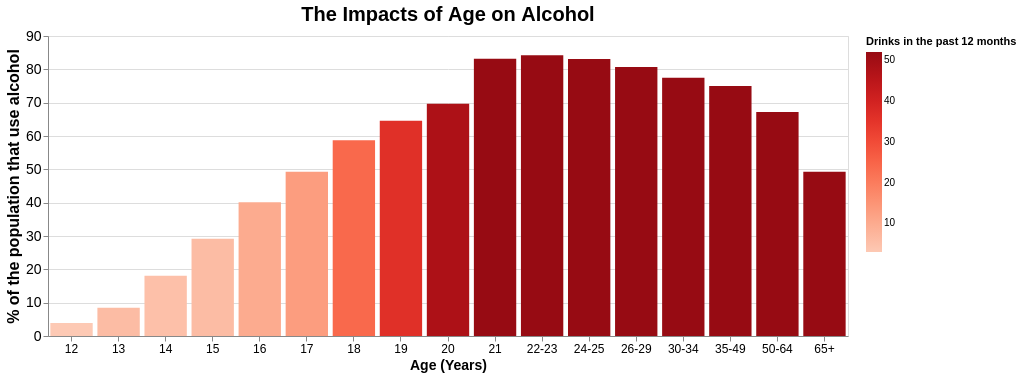

Notebook code cell kept with this figure:
### Code cell
#lets examine the relationship between alcohol use and age
AgeAlcohol = alt.Chart(data).encode(
x = alt.X('age',title = 'Age (Years)',axis=alt.Axis(labelAngle=0, labelFontSize=12, titleFontSize=14)),
y = alt.Y('alcohol_use', title = '% of the population that use alcohol',axis=alt.Axis(labelAngle=0, labelFontSize=14, titleFontSize=16)),
color = alt.Color('alcohol_frequency',title = 'Drinks in the past 12 months', scale = alt.Scale(scheme = 'reds')),
tooltip = ['age','alcohol_use','alcohol_frequency'])

AgeAlcohol.mark_bar().properties(width = 800, height = 300, title = {'text':'The Impacts of Age on Alcohol', 'fontSize':20}).interactive()

### Figure 1 — Vega-Lite specification as saved in the notebook (floating-point values rounded to 4 significant figures)
{"config": {"view": {"continuousWidth": 300, "continuousHeight": 300}}, "data": {"name": "data-e4294b6aa3051d35c736dcfaa76594c2"}, "mark": {"type": "bar"}, "encoding": {"color": {"field": "alcohol_frequency", "scale": {"scheme": "reds"}, "title": "Drinks in the past 12 months", "type": "quantitative"}, "tooltip": [{"field": "age", "type": "nominal"}, {"field": "alcohol_use", "type": "quantitative"}, {"field": "alcohol_frequency", "type": "quantitative"}], "x": {"axis": {"labelAngle": 0, "labelFontSize": 12, "titleFontSize": 14}, "field": "age", "title": "Age (Years)", "type": "nominal"}, "y": {"axis": {"labelAngle": 0, "labelFontSize": 14, "titleFontSize": 16}, "field": "alcohol_use", "title": "% of the population that use alcohol", "type": "quantitative"}}, "height": 300, "params": [{"name": "param_1e9efca18e7a2868", "select": {"type": "interval", "encodings": ["x", "y"]}, "bind": "scales"}], "title": {"text": "The Impacts of Age on Alcohol", "fontSize": 20}, "width": 800, "$schema": "https://vega.github.io/schema/vega-lite/v6.4.1.json", "datasets": {"data-e4294b6aa3051d35c736dcfaa76594c2": [{"age": "12", "n": 2798, "alcohol_use": 3.9, "alcohol_frequency": 3.0, "marijuana_use": 1.1, "marijuana_frequency": 4.0, "cocaine_use": 0.1, "cocaine_frequency": "5.0", "crack_use": 0.0, "crack_frequency": "-", "heroin_use": 0.1, "heroin_frequency": "35.5", "hallucinogen_use": 0.2, "hallucinogen_frequency": 52.0, "inhalant_use": 1.6, "inhalant_frequency": "19.0", "pain_releiver_use": 2.0, "pain_releiver_frequency": 36.0, "oxycontin_use": 0.1, "oxycontin_frequency": "24.5", "tranquilizer_use": 0.2, "tranquilizer_frequency": 52.0, "stimulant_use": 0.2, "stimulant_frequency": 2.0, "meth_use": 0.0, "meth_frequency": "-", "sedative_use": 0.2, "sedative_frequency": 13.0}, {"age": "13", "n": 2757, "alcohol_use": 8.5, "alcohol_frequency": 6.0, "marijuana_use": 3.4, "marijuana_frequency": 15.0, "cocaine_use": 0.1, "cocaine_frequency": "1.0", "crack_use": 0.0, "crack_frequency": "3.0", "heroin_use": 0.0, "heroin_frequency": "-", "hallucinogen_use": 0.6, "hallucinogen_frequency": 6.0, "inhalant_use": 2.5, "inhalant_frequency": "12.0", "pain_releiver_use": 2.4, "pain_releiver_frequency": 14.0, "oxycontin_use": 0.1, "oxycontin_frequency": "41.0", "tranquilizer_use": 0.3, "tranquilizer_frequency": 25.5, "stimulant_use": 0.3, "stimulant_frequency": 4.0, "meth_use": 0.1, "meth_frequency": "5.0", "sedative_use": 0.1, "sedative_frequency": 19.0}, {"age": "14", "n": 2792, "alcohol_use": 18.1, "alcohol_frequency": 5.0, "marijuana_use": 8.7, "marijuana_frequency": 24.0, "cocaine_use": 0.1, "cocaine_frequency": "5.5", "crack_use": 0.0, "crack_frequency": "-", "heroin_use": 0.1, "heroin_frequency": "2.0", "hallucinogen_use": 1.6, "hallucinogen_frequency": 3.0, "inhalant_use": 2.6, "inhalant_frequency": "5.0", "pain_releiver_use": 3.9, "pain_releiver_frequency": 12.0, "oxycontin_use": 0.4, "oxycontin_frequency": "4.5", "tranquilizer_use": 0.9, "tranquilizer_frequency": 5.0, "stimulant_use": 0.8, "stimulant_frequency": 12.0, "meth_use": 0.1, "meth_frequency": "24.0", "sedative_use": 0.2, "sedative_frequency": 16.5}, {"age": "15", "n": 2956, "alcohol_use": 29.2, "alcohol_frequency": 6.0, "marijuana_use": 14.5, "marijuana_frequency": 25.0, "cocaine_use": 0.5, "cocaine_frequency": "4.0", "crack_use": 0.1, "crack_frequency": "9.5", "heroin_use": 0.2, "heroin_frequency": "1.0", "hallucinogen_use": 2.1, "hallucinogen_frequency": 4.0, "inhalant_use": 2.5, "inhalant_frequency": "5.5", "pain_releiver_use": 5.5, "pain_releiver_frequency": 10.0, "oxycontin_use": 0.8, "oxycontin_frequency": "3.0", "tranquilizer_use": 2.0, "tranquilizer_frequency": 4.5, "stimulant_use": 1.5, "stimulant_frequency": 6.0, "meth_use": 0.3, "meth_frequency": "10.5", "sedative_use": 0.4, "sedative_frequency": 30.0}, {"age": "16", "n": 3058, "alcohol_use": 40.1, "alcohol_frequency": 10.0, "marijuana_use": 22.5, "marijuana_frequency": 30.0, "cocaine_use": 1.0, "cocaine_frequency": "7.0", "crack_use": 0.0, "crack_frequency": "1.0", "heroin_use": 0.1, "heroin_frequency": "66.5", "hallucinogen_use": 3.4, "hallucinogen_frequency": 3.0, "inhalant_use": 3.0, "inhalant_frequency": "3.0", "pain_releiver_use": 6.2, "pain_releiver_frequency": 7.0, "oxycontin_use": 1.1, "oxycontin_frequency": "4.0", "tranquilizer_use": 2.4, "tranquilizer_frequency": 11.0, "stimulant_use": 1.8, "stimulant_frequency": 9.5, "meth_use": 0.3, "meth_frequency": "36.0", "sedative_use": 0.2, "sedative_frequency": 3.0}, {"age": "17", "n": 3038, "alcohol_use": 49.3, "alcohol_frequency": 13.0, "marijuana_use": 28.0, "marijuana_frequency": 36.0, "cocaine_use": 2.0, "cocaine_frequency": "5.0", "crack_use": 0.1, "crack_frequency": "21.0", "heroin_use": 0.1, "heroin_frequency": "64.0", "hallucinogen_use": 4.8, "hallucinogen_frequency": 3.0, "inhalant_use": 2.0, "inhalant_frequency": "4.0", "pain_releiver_use": 8.5, "pain_releiver_frequency": 9.0, "oxycontin_use": 1.4, "oxycontin_frequency": "6.0", "tranquilizer_use": 3.5, "tranquilizer_frequency": 7.0, "stimulant_use": 2.8, "stimulant_frequency": 9.0, "meth_use": 0.6, "meth_frequency": "48.0", "sedative_use": 0.5, "sedative_frequency": 6.5}, {"age": "18", "n": 2469, "alcohol_use": 58.7, "alcohol_frequency": 24.0, "marijuana_use": 33.7, "marijuana_frequency": 52.0, "cocaine_use": 3.2, "cocaine_frequency": "5.0", "crack_use": 0.4, "crack_frequency": "10.0", "heroin_use": 0.4, "heroin_frequency": "46.0", "hallucinogen_use": 7.0, "hallucinogen_frequency": 4.0, "inhalant_use": 1.8, "inhalant_frequency": "4.0", "pain_releiver_use": 9.2, "pain_releiver_frequency": 12.0, "oxycontin_use": 1.7, "oxycontin_frequency": "7.0", "tranquilizer_use": 4.9, "tranquilizer_frequency": 12.0, "stimulant_use": 3.0, "stimulant_frequency": 8.0, "meth_use": 0.5, "meth_frequency": "12.0", "sedative_use": 0.4, "sedative_frequency": 10.0}, {"age": "19", "n": 2223, "alcohol_use": 64.6, "alcohol_frequency": 36.0, "marijuana_use": 33.4, "marijuana_frequency": 60.0, "cocaine_use": 4.1, "cocaine_frequency": "5.5", "crack_use": 0.5, "crack_frequency": "2.0", "heroin_use": 0.5, "heroin_frequency": "180.0", "hallucinogen_use": 8.6, "hallucinogen_frequency": 3.0, "inhalant_use": 1.4, "inhalant_frequency": "3.0", "pain_releiver_use": 9.4, "pain_releiver_frequency": 12.0, "oxycontin_use": 1.5, "oxycontin_frequency": "7.5", "tranquilizer_use": 4.2, "tranquilizer_frequency": 4.5, "stimulant_use": 3.3, "stimulant_frequency": 6.0, "meth_use": 0.4, "meth_frequency": "105.0", "sedative_use": 0.3, "sedative_frequency": 6.0}, {"age": "20", "n": 2271, "alcohol_use": 69.7, "alcohol_frequency": 48.0, "marijuana_use": 34.0, "marijuana_frequency": 60.0, "cocaine_use": 4.9, "cocaine_frequency": "8.0", "crack_use": 0.6, "crack_frequency": "5.0", "heroin_use": 0.9, "heroin_frequency": "45.0", "hallucinogen_use": 7.4, "hallucinogen_frequency": 2.0, "inhalant_use": 1.5, "inhalant_frequency": "4.0", "pain_releiver_use": 10.0, "pain_releiver_frequency": 10.0, "oxycontin_use": 1.7, "oxycontin_frequency": "12.0", "tranquilizer_use": 5.4, "tranquilizer_frequency": 10.0, "stimulant_use": 4.0, "stimulant_frequency": 12.0, "meth_use": 0.9, "meth_frequency": "12.0", "sedative_use": 0.5, "sedative_frequency": 4.0}, {"age": "21", "n": 2354, "alcohol_use": 83.2, "alcohol_frequency": 52.0, "marijuana_use": 33.0, "marijuana_frequency": 52.0, "cocaine_use": 4.8, "cocaine_frequency": "5.0", "crack_use": 0.5, "crack_frequency": "17.0", "heroin_use": 0.6, "heroin_frequency": "30.0", "hallucinogen_use": 6.3, "hallucinogen_frequency": 4.0, "inhalant_use": 1.4, "inhalant_frequency": "2.0", "pain_releiver_use": 9.0, "pain_releiver_frequency": 15.0, "oxycontin_use": 1.3, "oxycontin_frequency": "13.5", "tranquilizer_use": 3.9, "tranquilizer_frequency": 7.0, "stimulant_use": 4.1, "stimulant_frequency": 10.0, "meth_use": 0.6, "meth_frequency": "2.0", "sedative_use": 0.3, "sedative_frequency": 9.0}, {"age": "22-23", "n": 4707, "alcohol_use": 84.2, "alcohol_frequency": 52.0, "marijuana_use": 28.4, "marijuana_frequency": 52.0, "cocaine_use": 4.5, "cocaine_frequency": "5.0", "crack_use": 0.5, "crack_frequency": "5.0", "heroin_use": 1.1, "heroin_frequency": "57.5", "hallucinogen_use": 5.2, "hallucinogen_frequency": 3.0, "inhalant_use": 1.0, "inhalant_frequency": "4.0", "pain_releiver_use": 10.0, "pain_releiver_frequency": 15.0, "oxycontin_use": 1.7, "oxycontin_frequency": "17.5", "tranquilizer_use": 4.4, "tranquilizer_frequency": 12.0, "stimulant_use": 3.6, "stimulant_frequency": 10.0, "meth_use": 0.6, "meth_frequency": "46.0", "sedative_use": 0.2, "sedative_frequency": 52.0}, {"age": "24-25", "n": 4591, "alcohol_use": 83.1, "alcohol_frequency": 52.0, "marijuana_use": 24.9, "marijuana_frequency": 60.0, "cocaine_use": 4.0, "cocaine_frequency": "6.0", "crack_use": 0.5, "crack_frequency": "6.0", "heroin_use": 0.7, "heroin_frequency": "88.0", "hallucinogen_use": 4.5, "hallucinogen_frequency": 2.0, "inhalant_use": 0.8, "inhalant_frequency": "2.0", "pain_releiver_use": 9.0, "pain_releiver_frequency": 15.0, "oxycontin_use": 1.3, "oxycontin_frequency": "20.0", "tranquilizer_use": 4.3, "tranquilizer_frequency": 10.0, "stimulant_use": 2.6, "stimulant_frequency": 10.0, "meth_use": 0.7, "meth_frequency": "21.0", "sedative_use": 0.2, "sedative_frequency": 17.5}, {"age": "26-29", "n": 2628, "alcohol_use": 80.7, "alcohol_frequency": 52.0, "marijuana_use": 20.8, "marijuana_frequency": 52.0, "cocaine_use": 3.2, "cocaine_frequency": "5.0", "crack_use": 0.4, "crack_frequency": "6.0", "heroin_use": 0.6, "heroin_frequency": "50.0", "hallucinogen_use": 3.2, "hallucinogen_frequency": 3.0, "inhalant_use": 0.6, "inhalant_frequency": "4.0", "pain_releiver_use": 8.3, "pain_releiver_frequency": 13.0, "oxycontin_use": 1.2, "oxycontin_frequency": "13.5", "tranquilizer_use": 4.2, "tranquilizer_frequency": 10.0, "stimulant_use": 2.3, "stimulant_frequency": 7.0, "meth_use": 0.6, "meth_frequency": "30.0", "sedative_use": 0.4, "sedative_frequency": 4.0}, {"age": "30-34", "n": 2864, "alcohol_use": 77.5, "alcohol_frequency": 52.0, "marijuana_use": 16.4, "marijuana_frequency": 72.0, "cocaine_use": 2.1, "cocaine_frequency": "8.0", "crack_use": 0.5, "crack_frequency": "15.0", "heroin_use": 0.4, "heroin_frequency": "66.0", "hallucinogen_use": 1.8, "hallucinogen_frequency": 2.0, "inhalant_use": 0.4, "inhalant_frequency": "3.5", "pain_releiver_use": 5.9, "pain_releiver_frequency": 22.0, "oxycontin_use": 0.9, "oxycontin_frequency": "46.0", "tranquilizer_use": 3.6, "tranquilizer_frequency": 8.0, "stimulant_use": 1.4, "stimulant_frequency": 12.0, "meth_use": 0.4, "meth_frequency": "54.0", "sedative_use": 0.4, "sedative_frequency": 10.0}, {"age": "35-49", "n": 7391, "alcohol_use": 75.0, "alcohol_frequency": 52.0, "marijuana_use": 10.4, "marijuana_frequency": 48.0, "cocaine_use": 1.5, "cocaine_frequency": "15.0", "crack_use": 0.5, "crack_frequency": "48.0", "heroin_use": 0.1, "heroin_frequency": "280.0", "hallucinogen_use": 0.6, "hallucinogen_frequency": 3.0, "inhalant_use": 0.3, "inhalant_frequency": "10.0", "pain_releiver_use": 4.2, "pain_releiver_frequency": 12.0, "oxycontin_use": 0.3, "oxycontin_frequency": "12.0", "tranquilizer_use": 1.9, "tranquilizer_frequency": 6.0, "stimulant_use": 0.6, "stimulant_frequency": 24.0, "meth_use": 0.2, "meth_frequency": "104.0", "sedative_use": 0.3, "sedative_frequency": 10.0}, {"age": "50-64", "n": 3923, "alcohol_use": 67.2, "alcohol_frequency": 52.0, "marijuana_use": 7.3, "marijuana_frequency": 52.0, "cocaine_use": 0.9, "cocaine_frequency": "36.0", "crack_use": 0.4, "crack_frequency": "62.0", "heroin_use": 0.1, "heroin_frequency": "41.0", "hallucinogen_use": 0.3, "hallucinogen_frequency": 44.0, "inhalant_use": 0.2, "inhalant_frequency": "13.5", "pain_releiver_use": 2.5, "pain_releiver_frequency": 12.0, "oxycontin_use": 0.4, "oxycontin_frequency": "5.0", "tranquilizer_use": 1.4, "tranquilizer_frequency": 10.0, "stimulant_use": 0.3, "stimulant_frequency": 24.0, "meth_use": 0.2, "meth_frequency": "30.0", "sedative_use": 0.2, "sedative_frequency": 104.0}, {"age": "65+", "n": 2448, "alcohol_use": 49.3, "alcohol_frequency": 52.0, "marijuana_use": 1.2, "marijuana_frequency": 36.0, "cocaine_use": 0.0, "cocaine_frequency": "-", "crack_use": 0.0, "crack_frequency": "-", "heroin_use": 0.0, "heroin_frequency": "120.0", "hallucinogen_use": 0.1, "hallucinogen_frequency": 2.0, "inhalant_use": 0.0, "inhalant_frequency": "-", "pain_releiver_use": 0.6, "pain_releiver_frequency": 24.0, "oxycontin_use": 0.0, "oxycontin_frequency": "-", "tranquilizer_use": 0.2, "tranquilizer_frequency": 5.0, "stimulant_use": 0.0, "stimulant_frequency": 364.0, "meth_use": 0.0, "meth_frequency": "-", "sedative_use": 0.0, "sedative_frequency": 15.0}]}}
